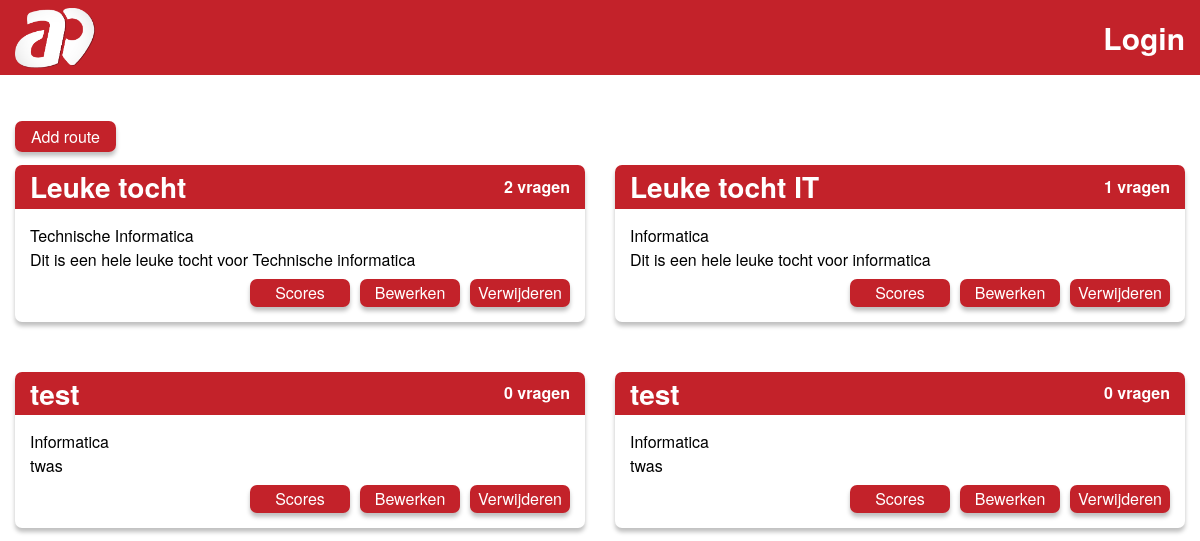
The page / on the database its author committed.
### tables this page shows
CREATE TABLE `route` (
  `routeId` int(11) NOT NULL,
  `routeName` varchar(50) NOT NULL,
  `description` text NOT NULL,
  `courseId` int(11) NOT NULL,
  `picture` longblob NOT NULL
);

CREATE TABLE `course` (
  `courseId` int(11) NOT NULL,
  `courseName` varchar(50) NOT NULL
);

### dataaccess/routeData.php (called while the page is built, shortened)
<?php
function getAllRoutes()
{
    include("databaseconnection.php");
    $allRoutesQuery = "SELECT * FROM `route`";
    $stm = $con->prepare($allRoutesQuery);
    if ($stm->execute()) {
        $allRoutes = $stm->fetchAll(PDO::FETCH_OBJ);
    }
    return $allRoutes;
}

### dataaccess/questionData.php (called while the page is built)
<?php
function getAllQuestionsForRoute($routeId)
{
    include("databaseconnection.php");
    $intRouteId = (int)$routeId;
    $allQuestionsQuery = "SELECT * FROM `question` WHERE `routeId` =" . $intRouteId;
    $stm = $con->prepare($allQuestionsQuery);
    if ($stm->execute()) {
        $allQuestions = $stm->fetchAll(PDO::FETCH_OBJ);
    }
    return $allQuestions;
}
?>

### dataaccess/courseData.php (called while the page is built, shortened)
<?php
function getCourseById($id)
{
    include("databaseconnection.php");
    $query2 = "SELECT * FROM `course` WHERE `courseId` = :id";
    $stm = $con->prepare($query2);
    $stm->bindValue(':id', $id);
    if ($stm->execute()) {
        $result2 = $stm->fetchAll(PDO::FETCH_OBJ);
    }
    return $result2;
}

### index.php (the view, shortened to what this page needs)
<?php
include("./dataaccess/databaseconnection.php");
include("./dataaccess/routeData.php");
include("./dataaccess/courseData.php");
include("./dataaccess/questionData.php");
?>
<!DOCTYPE html>
<html lang="en">
<head>
    <link rel="stylesheet" href="https://cdn.jsdelivr.net/npm/bootstrap@4.0.0/dist/css/bootstrap.min.css">
    <link rel="stylesheet" href="style/style.css">
</head>
<body>
    <?php include("templates/header.php"); ?>
    <main>
        <div class="wrap row">
            <div class="col-12 mb-3">
                <a class="button px-3 py-1" href="addroute.php">
                    Add route
                </a>
            </div>
        <?php
            foreach (getAllRoutes() as $route) { ?>
                <div class="item col-12 col-md-6">
                    <div class="itemWrap">
                            <a href="detailpage.php?id=<?php echo $route->routeId; ?>" title>
                                <div class="itemHeader">
                                    <h3><?php echo $route->routeName; ?></h3>
                                    <p><?php echo count(getAllQuestionsForRoute($route->routeId)) . " vragen"; ?></p>
                                </div>
                            </a>
                            <div class="itemContent">
                                <?php foreach( getCourseById($route->courseId) as $course) {?>
                                <p><?php echo $course->courseName; ?></p>
                                <?php } ?>
                                <p><?php echo $route->description ?> </p>
                                <div class="buttonWrap">
                                    <a href="/" class="button">Scores</a>
                                    <a href="/" class="button">Bewerken</a>
                                    <a href="/" class="button">Verwijderen</a>
                                </div>
                            </div>
                    </div>
                </div>
        <?php }?>
        </div>
    </main>
</body>
</html>

### templates/header.php
<header>
    <div class="wrap">
        <a href="index.php">
          <img src="img/Logo.png" alt="Logo">
        </a>
        <ul>
          <li>Login</li>
        </ul>
    </div>
</header>

### style/style.css (style rules this page uses)
* { margin: 0px; padding: 0px; }
body { font-family: "Helvetica Neue",Helvetica,Arial; }
h1,h2,h3,h4,h5,h6,p,ul { margin: 0px; padding: 0px; }
h1,h2,h3 { color: #fff; font-weight: bold; }
.wrap { max-width: 1200px; margin: 0 auto; }
.button { width: 100px; text-align: center; color: #fff; background-color: #C3222A; border-radius: 7px; box-shadow: 0px 4px 4px rgba(0, 0, 0, 0.25); padding: 2px 0px; }
header { background-color: #C3222A; margin-bottom: 50px; }
header .wrap { display: flex; justify-content: space-between; align-items: center; height: 75px; padding: 0 15px }
header .wrap img { height: 60px; width: auto; }
header .wrap ul { list-style: none; }
header .wrap ul li { font-size: 30px; color: #fff; font-weight: bold; }
.item { margin-bottom: 50px; }
.itemWrap { box-shadow: 0px 4px 4px rgba(0, 0, 0, 0.25); border-radius: 7px; }
.itemWrap .itemHeader { border-radius: 7px 7px 0px 0px; padding: 5px 15px; background-color: #C3222A; color: #fff; font-weight: bold; display: flex; justify-content: space-between; align-items: center; }
.itemWrap .itemContent { color: #000; padding: 15px; padding-bottom: 50px; position: relative; }
.itemWrap .itemContent .buttonWrap { position: absolute; bottom: 15px; right: 15px; display: flex; justify-content: space-between; }
.itemWrap .itemContent .buttonWrap .button { margin-left: 10px; }

### rows shown on the page
route: routeName "Leuke tocht", count(getAllQuestionsForRoute($route->routeId)) "2", description "Dit is een hele leuke tocht voor Technische informatica"
course: courseName "Technische Informatica"
route: routeName "Leuke tocht IT", count(getAllQuestionsForRoute($route->routeId)) "1", description "Dit is een hele leuke tocht voor informatica"
course: courseName "Informatica"
route: routeName "test", count(getAllQuestionsForRoute($route->routeId)) "0", description "twas"
route: routeName "test", count(getAllQuestionsForRoute($route->routeId)) "0", description "twas"
